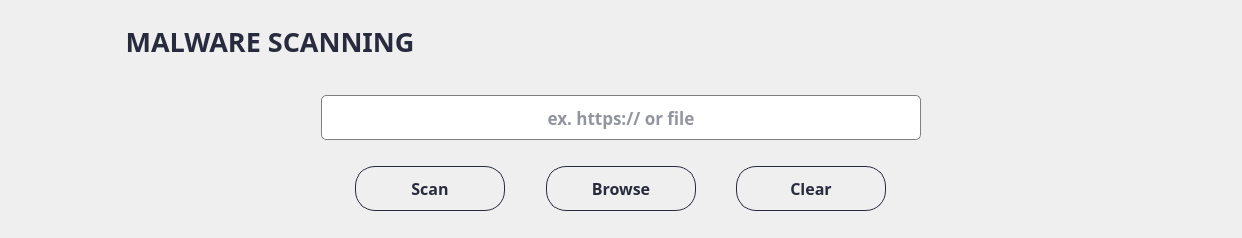
              <widget class="QWidget" name="widget_78" native="true">
               <layout class="QVBoxLayout" name="verticalLayout_48">
                <item>
                 <widget class="QWidget" name="widget_80" native="true">
                  <property name="minimumSize">
                   <size>
                    <width>1220</width>
                    <height>60</height>
                   </size>
                  </property>
                  <property name="maximumSize">
                   <size>
                    <width>1220</width>
                    <height>60</height>
                   </size>
                  </property>
                  <layout class="QVBoxLayout" name="verticalLayout_49">
                   <item alignment="Qt::AlignLeft">
                    <widget class="QLabel" name="label_malware">
                     <property name="minimumSize">
                      <size>
                       <width>500</width>
                       <height>40</height>
                      </size>
                     </property>
                     <property name="maximumSize">
                      <size>
                       <width>500</width>
                       <height>40</height>
                      </size>
                     </property>
                     <property name="font">
                      <font>
                       <family>Bahnschrift SemiBold</family>
                       <pointsize>20</pointsize>
                       <weight>75</weight>
                       <bold>true</bold>
                      </font>
                     </property>
                     <property name="styleSheet">
                      <string notr="true">	color: rgba(40,43,61,255) ;</string>
                     </property>
                     <property name="text">
                      <string>MALWARE SCANNING</string>
                     </property>
                     <property name="alignment">
                      <set>Qt::AlignCenter</set>
                     </property>
                    </widget>
                   </item>
                  </layout>
                 </widget>
                </item>
                <item alignment="Qt::AlignHCenter">
                 <widget class="QWidget" name="widget_81" native="true">
                  <layout class="QVBoxLayout" name="verticalLayout_50">
                   <item alignment="Qt::AlignHCenter">
                    <widget class="QWidget" name="widget_83" native="true">
                     <layout class="QVBoxLayout" name="verticalLayout_51">
                      <item>
                       <widget class="QLineEdit" name="lineEdit_malware">
                        <property name="minimumSize">
                         <size>
                          <width>600</width>
                          <height>45</height>
                         </size>
                        </property>
                        <property name="font">
                         <font>
                          <family>Bahnschrift SemiBold</family>
                          <pointsize>13</pointsize>
                          <weight>75</weight>
                          <bold>true</bold>
                         </font>
                        </property>
                        <property name="styleSheet">
                         <string notr="true">QLineEdit {
  border: 1px solid gray;
  color: rgba(40,43,61,255);
  border-radius: 5px;
}

QLineEdit:hover {
  border: 2px solid;
  border-color: rgba(0,143,255,255);
}
QLineEdit:focus {
  border: 1px solid;
  border-color: rgba(88,199,141,255);
}
</string>
                        </property>
                        <property name="alignment">
                         <set>Qt::AlignCenter</set>
                        </property>
                        <property name="placeholderText">
                         <string>ex. https:// or file</string>
                        </property>
                       </widget>
                      </item>
                     </layout>
                    </widget>
                   </item>
                   <item>
                    <widget class="QWidget" name="widget_82" native="true">
                     <layout class="QHBoxLayout" name="horizontalLayout_34">
                      <item alignment="Qt::AlignHCenter">
                       <widget class="QPushButton" name="btn_scanMalware">
                        <property name="minimumSize">
                         <size>
                          <width>150</width>
                          <height>45</height>
                         </size>
                        </property>
                        <property name="maximumSize">
                         <size>
                          <width>150</width>
                          <height>40</height>
                         </size>
                        </property>
                        <property name="font">
                         <font>
                          <family>Bahnschrift SemiBold</family>
                          <pointsize>12</pointsize>
                          <weight>75</weight>
                          <bold>true</bold>
                         </font>
                        </property>
                        <property name="cursor">
                         <cursorShape>PointingHandCursor</cursorShape>
                        </property>
                        <property name="styleSheet">
                         <string notr="true">QPushButton {    
    border: 1px solid rgba(40,43,61,255) ;
    border-radius: 20px;
    padding: 5px 10px;
	color: rgba(40,43,61,255) ;
}

QPushButton:hover {
    background-color: ;
}
</string>
                        </property>
                        <property name="text">
                         <string>Scan</string>
                        </property>
                        <property name="icon">
                         <iconset>
                          <normaloff>icon-scan.png</normaloff>icon-scan.png</iconset>
                        </property>
                        <property name="iconSize">
                         <size>
                          <width>30</width>
                          <height>30</height>
                         </size>
                        </property>
                       </widget>
                      </item>
                      <item>
                       <widget class="QPushButton" name="btn_browseMalware">
                        <property name="minimumSize">
                         <size>
                          <width>150</width>
                          <height>45</height>
                         </size>
                        </property>
                        <property name="maximumSize">
                         <size>
                          <width>150</width>
                          <height>40</height>
                         </size>
                        </property>
                        <property name="font">
                         <font>
                          <family>Bahnschrift SemiBold</family>
                          <pointsize>12</pointsize>
                          <weight>75</weight>
                          <bold>true</bold>
                         </font>
                        </property>
                        <property name="cursor">
                         <cursorShape>PointingHandCursor</cursorShape>
                        </property>
                        <property name="styleSheet">
                         <string notr="true">QPushButton {    
    border: 1px solid rgba(40,43,61,255) ;
    border-radius: 20px;
    padding: 5px 10px;
	color: rgba(40,43,61,255) ;
}

QPushButton:hover {
    background-color: ;
}
</string>
                        </property>
                        <property name="text">
                         <string>Browse</string>
                        </property>
                        <property name="icon">
                         <iconset>
                          <normaloff>icon-folder.png</normaloff>icon-folder.png</iconset>
                        </property>
                        <property name="iconSize">
                         <size>
                          <width>30</width>
                          <height>30</height>
                         </size>
                        </property>
                       </widget>
                      </item>
                      <item alignment="Qt::AlignHCenter">
                       <widget class="QPushButton" name="btn_clearMalware">
                        <property name="minimumSize">
                         <size>
                          <width>150</width>
                          <height>45</height>
                         </size>
                        </property>
                        <property name="maximumSize">
                         <size>
                          <width>150</width>
                          <height>40</height>
                         </size>
                        </property>
                        <property name="font">
                         <font>
                          <family>Bahnschrift SemiBold</family>
                          <pointsize>12</pointsize>
                          <weight>75</weight>
                          <bold>true</bold>
                         </font>
                        </property>
                        <property name="cursor">
                         <cursorShape>PointingHandCursor</cursorShape>
                        </property>
                        <property name="styleSheet">
                         <string notr="true">QPushButton {    
    border: 1px solid rgba(40,43,61,255) ;
    border-radius: 20px;
    padding: 5px 10px;
	color: rgba(40,43,61,255) ;
}

QPushButton:hover {
    background-color: ;
}
</string>
                        </property>
                        <property name="text">
                         <string>Clear</string>
                        </property>
                        <property name="icon">
                         <iconset>
                          <normaloff>icon-clear.png</normaloff>icon-clear.png</iconset>
                        </property>
                        <property name="iconSize">
                         <size>
                          <width>30</width>
                          <height>30</height>
                         </size>
                        </property>
                       </widget>
                      </item>
                     </layout>
                    </widget>
                   </item>
                  </layout>
                 </widget>
                </item>
               </layout>
              </widget>
